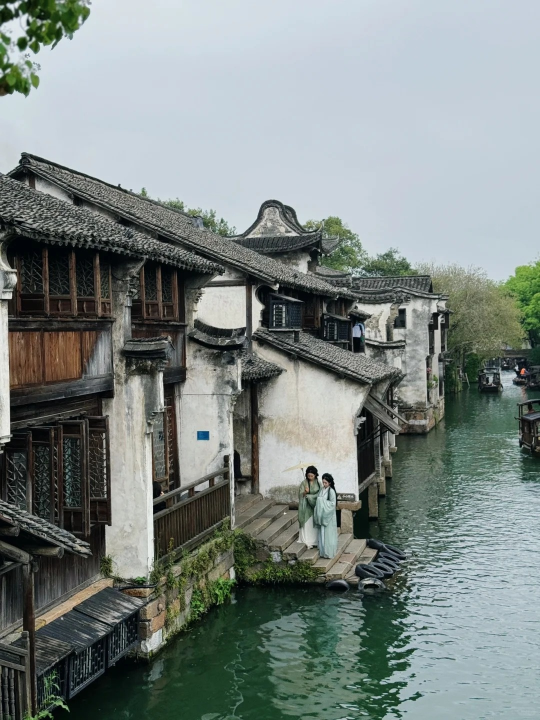
#> input picture Material classification/wuzhen/p1.jpg, 1080 x 1440 px (shown at 1/2 size); its folder holds only this picture in this run
$ python -i normalization.py   (imports and definitions only)
#> lines starting #> are read from the running program, lines starting #| are printed output that depends on the picture
#> further down, picture is the input picture: shape (1440, 1080, 3); mean B, G, R 130.4, 133.5, 124.1

import os
import cv2
import numpy as np

input_folder = "jixiangli_street_view/jixiangli_street_view_linshui_cropped"
output_folder = "jixiangli_street_view/jixiangli_street_view_linshui_cropped_enhanced"
# [1 line not run here, left out]

def trans_img(image):

    resized_image = cv2.resize(image, (80, 80))
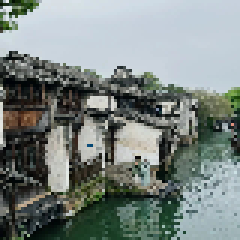
#> resized_image: shape (80, 80, 3) (shown 3 times larger); mean B, G, R 130.1, 133.3, 123.8

    clahe = cv2.createCLAHE(clipLimit=2.0, tileGridSize=(8, 8))
    lab_image = cv2.cvtColor(resized_image, cv2.COLOR_BGR2LAB)
#> lab_image: shape (80, 80, 3); mean of channels 0, 1, 2 136.1, 123.9, 129
    lab_image[:, :, 0] = clahe.apply(lab_image[:, :, 0])
#> lab_image: shape (80, 80, 3); mean of channels 0, 1, 2 158, 123.9, 129
    enhanced_image = cv2.cvtColor(lab_image, cv2.COLOR_LAB2BGR)
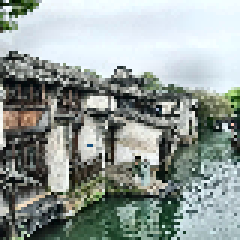
#> enhanced_image: shape (80, 80, 3) (shown 3 times larger); mean B, G, R 152.1, 156, 146.3

    return enhanced_image

# [17 lines not run here, left out]

>>> import cv2
>>> picture = cv2.imread('wuzhen/p1.jpg')
>>> result = trans_img(picture)

$ run again, on Material classification/wuzhen/p2.jpg
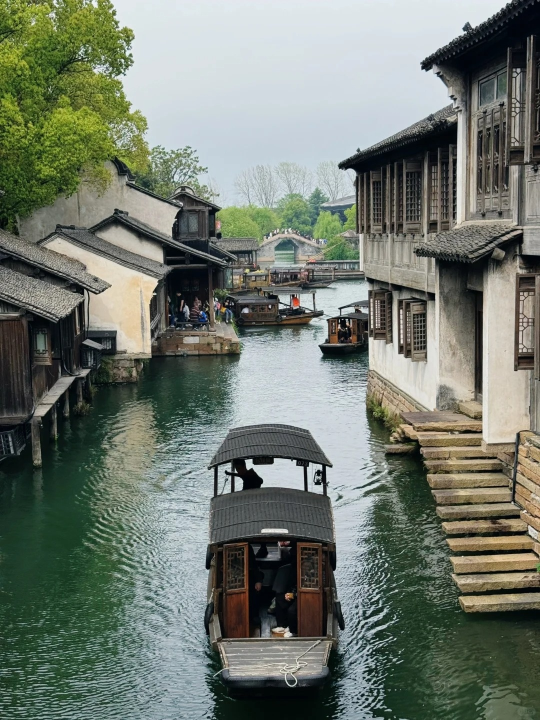
#> input picture Material classification/wuzhen/p2.jpg, 1080 x 1440 px (shown at 1/2 size)
#> picture is the input picture: shape (1440, 1080, 3); mean B, G, R 110.9, 121.8, 113.7
#> in trans_img, `resized_image = cv2.resize(image, (80, 80))`:
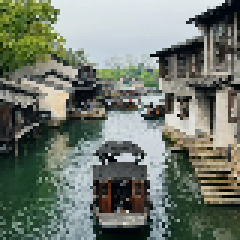
#> resized_image: shape (80, 80, 3) (shown 3 times larger); mean B, G, R 110.7, 121.6, 113.4
#> in trans_img, `enhanced_image = cv2.cvtColor(lab_image, cv2.COLOR_LAB2BGR)`:
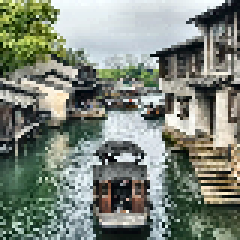
#> enhanced_image: shape (80, 80, 3) (shown 3 times larger); mean B, G, R 122.8, 134, 125.8

$ run again, on Material classification/wuzhen/p3.jpg
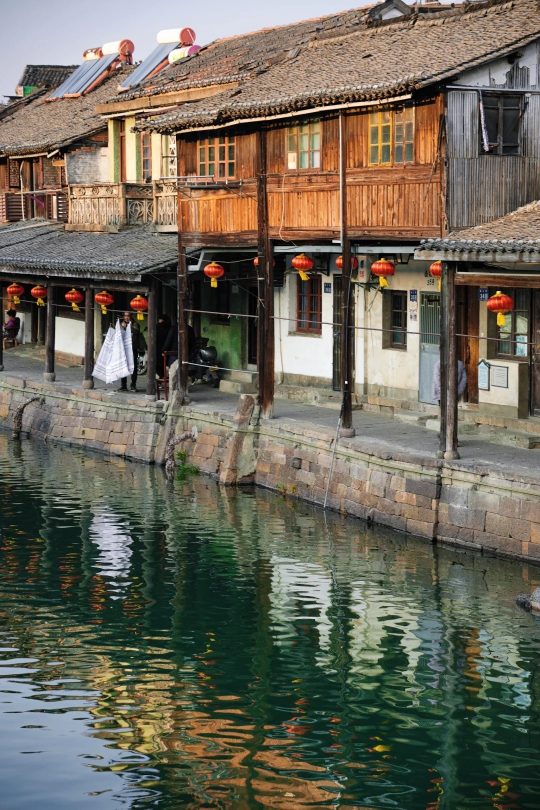
#> input picture Material classification/wuzhen/p3.jpg, 1080 x 1619 px (shown at 1/2 size)
#> picture is the input picture: shape (1619, 1080, 3); mean B, G, R 89.8, 103.6, 108.3
#> in trans_img, `resized_image = cv2.resize(image, (80, 80))`:
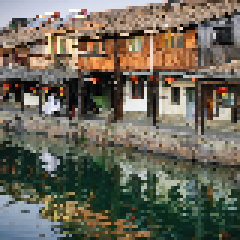
#> resized_image: shape (80, 80, 3) (shown 3 times larger); mean B, G, R 89.6, 103.2, 107.6
#> in trans_img, `enhanced_image = cv2.cvtColor(lab_image, cv2.COLOR_LAB2BGR)`:
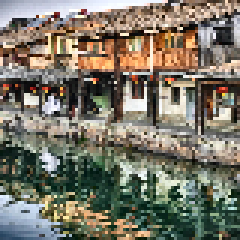
#> enhanced_image: shape (80, 80, 3) (shown 3 times larger); mean B, G, R 103.6, 117.8, 122

$ run again, on Material classification/wuzhen/p4.jpg
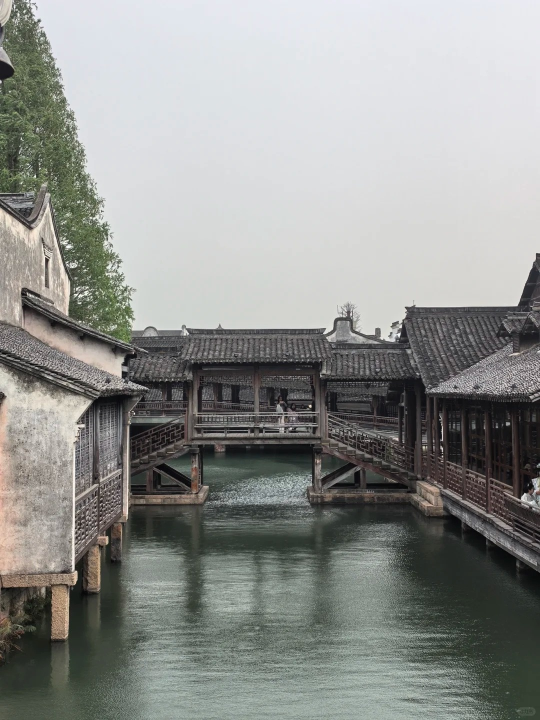
#> input picture Material classification/wuzhen/p4.jpg, 1080 x 1440 px (shown at 1/2 size)
#> picture is the input picture: shape (1440, 1080, 3); mean B, G, R 142.1, 145.3, 143.5
#> in trans_img, `resized_image = cv2.resize(image, (80, 80))`:
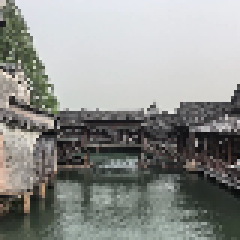
#> resized_image: shape (80, 80, 3) (shown 3 times larger); mean B, G, R 141.8, 145, 143.2
#> in trans_img, `enhanced_image = cv2.cvtColor(lab_image, cv2.COLOR_LAB2BGR)`:
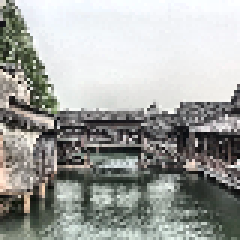
#> enhanced_image: shape (80, 80, 3) (shown 3 times larger); mean B, G, R 159.7, 163.1, 161.2
